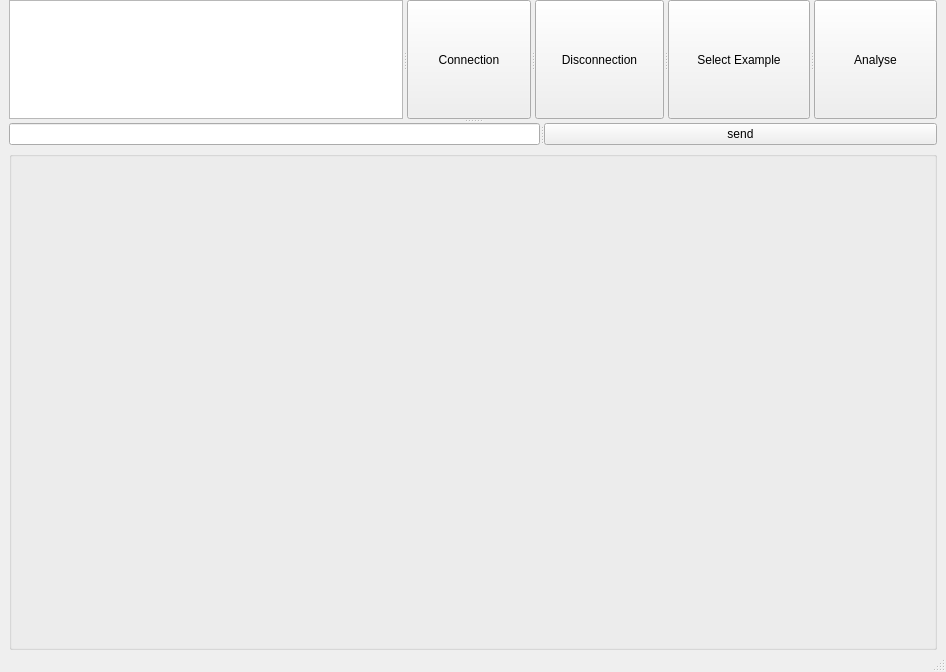
<?xml version="1.0" encoding="UTF-8"?>
<ui version="4.0">
 <class>MainWindow</class>
 <widget class="QMainWindow" name="MainWindow">
  <property name="geometry">
   <rect>
    <x>0</x>
    <y>0</y>
    <width>946</width>
    <height>672</height>
   </rect>
  </property>
  <property name="sizePolicy">
   <sizepolicy hsizetype="Preferred" vsizetype="Preferred">
    <horstretch>0</horstretch>
    <verstretch>0</verstretch>
   </sizepolicy>
  </property>
  <property name="windowTitle">
   <string/>
  </property>
  <property name="autoFillBackground">
   <bool>true</bool>
  </property>
  <widget class="QWidget" name="centralwidget">
   <layout class="QGridLayout" name="gridLayout">
    <property name="topMargin">
     <number>0</number>
    </property>
    <property name="bottomMargin">
     <number>0</number>
    </property>
    <item row="0" column="0">
     <widget class="QSplitter" name="splitter_3">
      <property name="sizePolicy">
       <sizepolicy hsizetype="Expanding" vsizetype="Expanding">
        <horstretch>1</horstretch>
        <verstretch>1</verstretch>
       </sizepolicy>
      </property>
      <property name="orientation">
       <enum>Qt::Vertical</enum>
      </property>
      <widget class="QSplitter" name="splitter_2">
       <property name="orientation">
        <enum>Qt::Horizontal</enum>
       </property>
       <widget class="QTextEdit" name="textEditLog">
        <property name="maximumSize">
         <size>
          <width>100000</width>
          <height>100000</height>
         </size>
        </property>
       </widget>
       <widget class="QPushButton" name="pushButtonConnection">
        <property name="maximumSize">
         <size>
          <width>16777215</width>
          <height>16777215</height>
         </size>
        </property>
        <property name="text">
         <string>Connection</string>
        </property>
       </widget>
       <widget class="QPushButton" name="pushButtonDisconnection">
        <property name="maximumSize">
         <size>
          <width>16777215</width>
          <height>16777215</height>
         </size>
        </property>
        <property name="text">
         <string>Disconnection</string>
        </property>
       </widget>
       <widget class="QPushButton" name="pushButtonRecord">
        <property name="text">
         <string>Select Example</string>
        </property>
       </widget>
       <widget class="QPushButton" name="pushButtonAnalyse">
        <property name="text">
         <string>Analyse</string>
        </property>
       </widget>
      </widget>
      <widget class="QSplitter" name="splitter">
       <property name="orientation">
        <enum>Qt::Horizontal</enum>
       </property>
       <widget class="QLineEdit" name="lineEditMessage">
        <property name="maximumSize">
         <size>
          <width>16777215</width>
          <height>16777215</height>
         </size>
        </property>
       </widget>
       <widget class="QPushButton" name="pushButtonSend">
        <property name="maximumSize">
         <size>
          <width>16777215</width>
          <height>16777215</height>
         </size>
        </property>
        <property name="text">
         <string>send</string>
        </property>
       </widget>
      </widget>
     </widget>
    </item>
    <item row="1" column="0">
     <widget class="QGroupBox" name="groupBox">
      <property name="autoFillBackground">
       <bool>false</bool>
      </property>
      <property name="styleSheet">
       <string notr="true">border-image: url(:/Image/background.jpg);</string>
      </property>
      <property name="title">
       <string/>
      </property>
      <layout class="QGridLayout" name="gridLayout_2">
       <property name="leftMargin">
        <number>0</number>
       </property>
       <property name="topMargin">
        <number>0</number>
       </property>
       <property name="rightMargin">
        <number>0</number>
       </property>
       <property name="bottomMargin">
        <number>0</number>
       </property>
       <property name="spacing">
        <number>0</number>
       </property>
       <item row="0" column="0">
        <spacer name="verticalSpacer">
         <property name="orientation">
          <enum>Qt::Vertical</enum>
         </property>
         <property name="sizeHint" stdset="0">
          <size>
           <width>20</width>
           <height>490</height>
          </size>
         </property>
        </spacer>
       </item>
      </layout>
     </widget>
    </item>
   </layout>
  </widget>
  <widget class="QMenuBar" name="menubar">
   <property name="geometry">
    <rect>
     <x>0</x>
     <y>0</y>
     <width>946</width>
     <height>26</height>
    </rect>
   </property>
  </widget>
  <widget class="QStatusBar" name="statusbar"/>
 </widget>
 <resources/>
 <connections/>
</ui>
